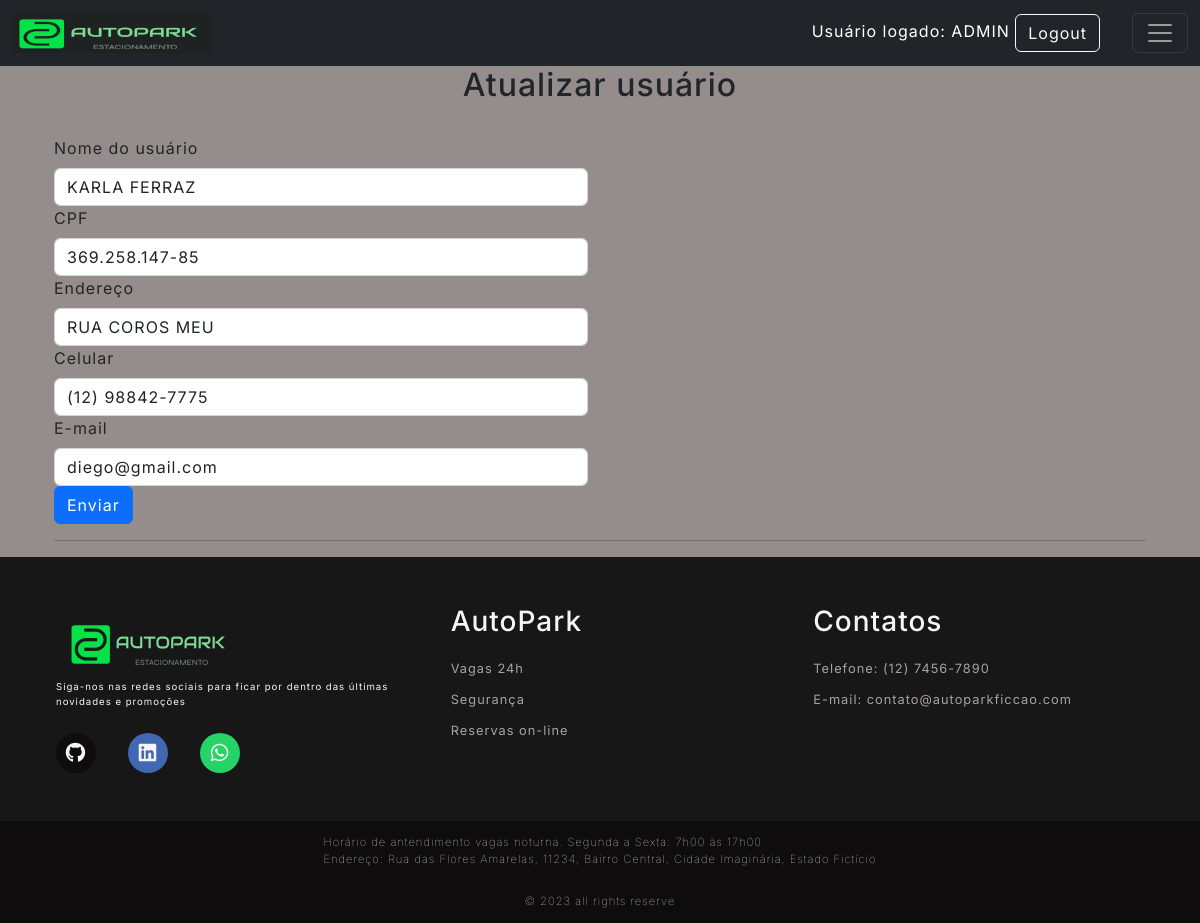
Page /user/3/updateUser (signed in) on the earlier database version.
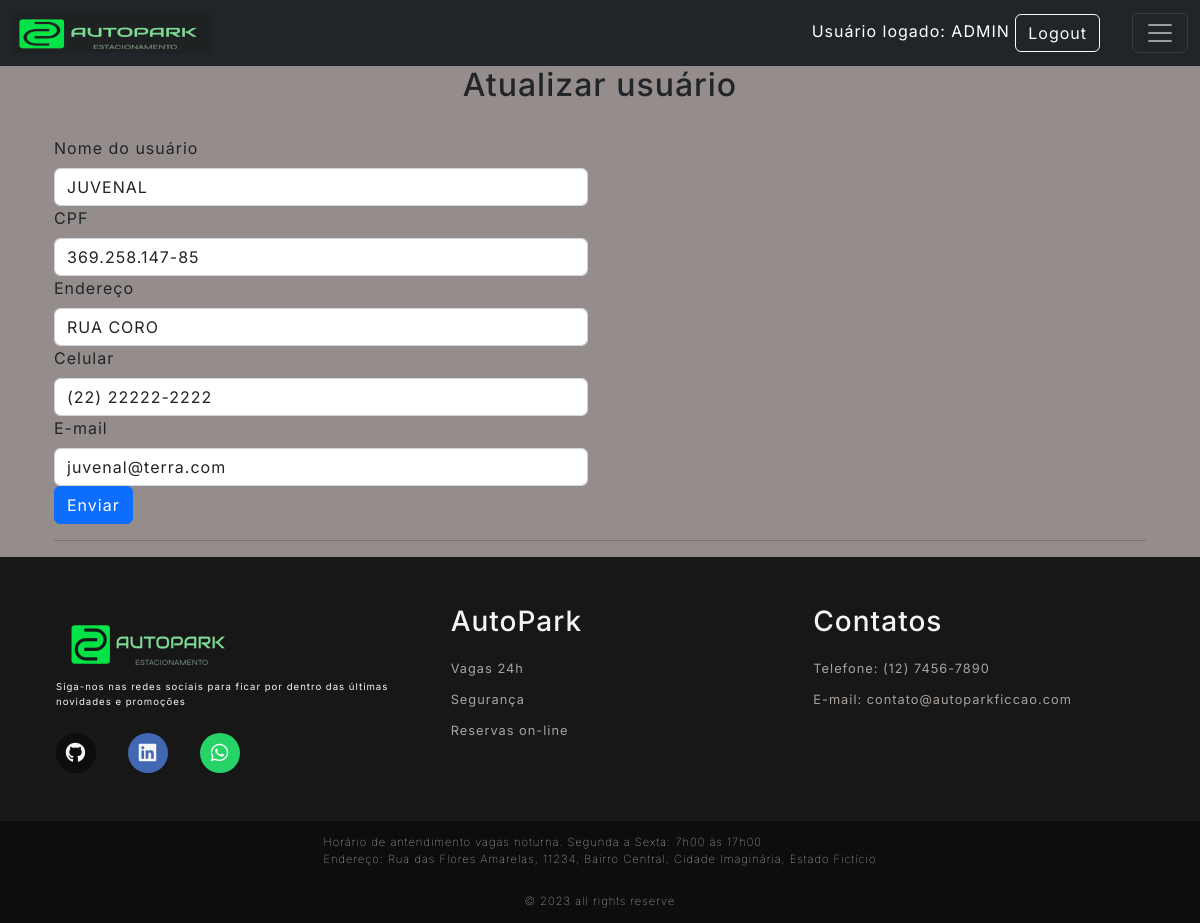
Same page on the later database version.
### Src/Model/BancoDados.py (models this page shows, shortened)
class Usuarios(UserMixin,db.Model):
  __tablename__= "Usuarios"
  id = db.Column(db.Integer, primary_key=True, autoincrement=True)
  cpf = db.Column(db.Integer, unique=True)
  codUser = db.Column(db.Integer, unique=True)
  nome = db.Column(db.String(150))
  endereco = db.Column(db.String(150))
  contato = db.Column(db.String(150))
  email = db.Column(db.String(150))
  senha = db.Column(db.String(150))
  status = db.Column(db.String(3))

### Src/View/User.py (the view, shortened to what this page needs)
@User.route('/<int:id>/updateUser', methods=['GET', 'POST'])
@login_required
def updateUser(id):
    _user = Usuarios.query.filter_by(id=id).first()
    return render_template('atualizarUsuarios.html', user=_user)

### Src/View/Login.py (called while the page is built)
@login_manager.user_loader
def load_user(employee_id):
  usuario = Usuarios.query.filter_by(id=employee_id).first()
  return usuario

### Templates/atualizarUsuarios.html (shortened to what this page needs)
{% extends 'base.html' %}
{% block conteudo %}
<h2 style="text-align: center;">Atualizar usuário</h2><br>
<div class="container">
  <form method="POST" action="{{url_for('router.user.updateUser', id=user.id)}}">
    <div class="row">
      <div class="col-sm-6">
        <label class="form-label" for="form3Example4">Nome do usuário</label>
        <input type="text" class="form-control" name="nome" value="{{user.nome}}">
        <label class="form-label" for="form3Example4">CPF</label>
        <input type="text" minlength="11" maxlength="11" class="form-control" id="cpf" name="cpf" value="{{user.cpf}}">
        <label class="form-label" for="form3Example4">Endereço</label>
        <input type="text" class="form-control" name="endereco" value="{{user.endereco}}">
        <label class="form-label" for="form3Example4">Celular</label>
        <input type="text" class="form-control" name="contato" value="{{user.contato}}" id="celular">
        <label class="form-label" for="form3Example4">E-mail</label>
        <input type="text" class="form-control" name="email" value="{{user.email}}">
        <button type="submit" name="bt1" value="1" class="btn btn-primary">Enviar</button>
      </div>
    </div>
    <hr>
</div>
{% endblock conteudo %}

Differences in the rows shown:
changed Usuarios: nome "KARLA FERRAZ" → "JUVENAL"; endereco "RUA COROS MEU" → "RUA CORO"; contato "(12) 98842-7775" → "(22) 22222-2222"; email "diego@gmail.com" → "juvenal@terra.com"
